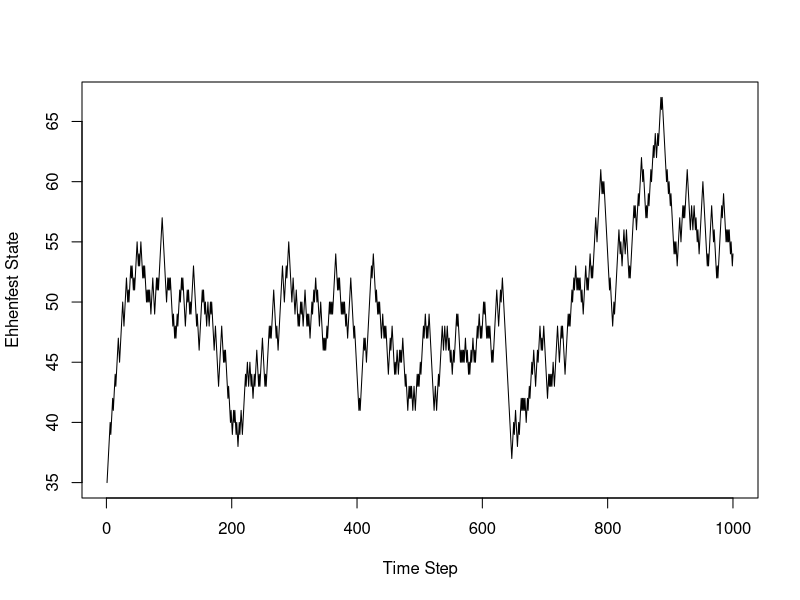

R code for this plot:
## This script illustrates the ergodic theorem using the Ehrenfest model of diffusion
## Author: Vladimir N. Minin
## last update: 07/12/2015

## this function randomly draws a new state of the Ehrenfest model

next.state = function(cur.state, num.mol){
  return.value=NULL
  
  if (runif(1)<cur.state/num.mol){
    return.value = cur.state-1
  }else{
    return.value = cur.state+1
  }
  
  return(return.value)
}

## set the number of molecules and the number of iterations
my.num.mol = 100
sim.size = 1000

## initialize the chain by drawing the initial state uniformly at random from all possible states
my.draws = numeric(sim.size)
my.draws[1] = sample(c(0:my.num.mol), size=1)

## run the Markov chain

for (i in 2:sim.size){
  my.draws[i] = next.state(my.draws[i-1], my.num.mol)
}

## plot the chain

plot(1:sim.size, my.draws, type="l", ylab="Ehhenfest State", xlab="Time Step")

## get the "time averages"

mean(my.draws)
var(my.draws)

## get the "space averages"
my.num.mol/2
my.num.mol/4
